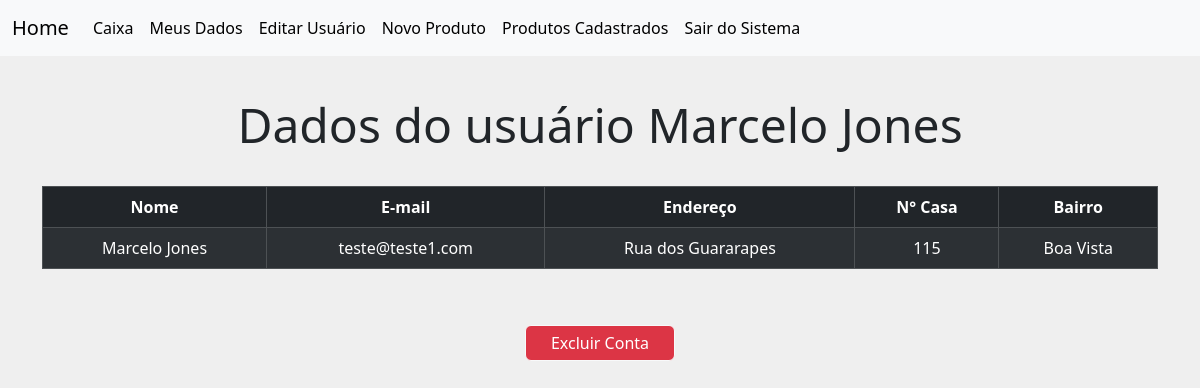
/dados_usuario/2 (signed in), run on the app's committed database.
### models/modelos.py (models this page shows, shortened)
class Usuarios(db.Model, UserMixin):
    id = db.Column(db.Integer, primary_key=True)
    nome = db.Column(db.String(60), nullable=False)
    email = db.Column(db.String(60), nullable=False, unique=True)
    endereco = db.Column(db.String(100), nullable=False)
    numcasa = db.Column(db.Integer, nullable=False)
    bairro = db.Column(db.String(60), nullable=False)
    senha = db.Column(db.String(12), nullable=False)
    def verifica_senha(self, senha):
        return check_password_hash(self.senha, senha)
    '''def verifica_senha(self, chave):
        return check_password_hash(self.senha, chave)'''

### views.py (the view)
@app.route('/dados_usuario/<int:id>')
def dados_usuario(id):
    usuario = Usuarios.query.filter_by(id=id).first()
    return render_template('usuario.html',usuario=usuario)

### models/modelos.py (called while the page is built)
@login_manager.user_loader
def get_user(user_id):
    return Usuarios.query.filter_by(id=user_id).first()

### templates/usuario.html (shortened to what this page needs)
{% extends 'bases/base_logado.html' %}
{% block customCSS %}
<link rel="stylesheet" href="{{ url_for('static', filename='css/style_lista.css')}}">
{% endblock %}
{% block content %}
    <div class="container">
        <div class="page-header pai__tit">
            <h1 class="tit__principal">Dados do usuário {{usuario.nome}}</h1>
        </div>
        <table class="table table-dark table-striped table-responsive table-bordered tabela ">
            <thead class="thead-default">
                <tr>
                    <th>Nome</th>
                    <th>E-mail</th>
                    <th>Endereço</th>
                    <th>N° Casa</th>
                    <th>Bairro</th>
                </tr>
            </thead>
            <tbody>
                    <tr>
                        <td>{{usuario.nome}}</td>
                        <td>{{usuario.email}}</td>
                        <td>{{usuario.endereco}}</td>
                        <td>{{usuario.numcasa}}</td>
                        <td>{{usuario.bairro}}</td>
                    </tr>
            </tbody>
        </table>
        <div class="pai__botoes">
            <button type="button" class="btns btn btn-danger text-white border border-light" data-bs-toggle="modal" data-bs-target="#exampleModal">
                Excluir Conta
              </button>
        </div>
    </div>
{% endblock %}

### static/css/style_lista.css (style rules this page uses)
:root { --cor-principal: #efefef; --cor-secundaria: #6B6FDE; --cor-preta: #000000; --fonte-principal: 'Montserrat', sans-serif; }
* { margin: 0; padding: 0; box-sizing: border-box; }
body { background-color: var(--cor-principal); }
.tabela { text-align: center; }
.pai__tit { display: flex; justify-content: center; padding: 2.5em 0 1.5em 0; }
.tit__principal { font-size: 48px; font-weight: 500; }
.pai__botoes { display: flex; justify-content: center; gap: 7em; padding: 2.5em 0 0 0; }
.btns { width: 150px; padding: 5px; }

### data on the page
Usuarios: nome "Marcelo Jones", email "teste@teste1.com", endereco "Rua dos Guararapes", numcasa "115", bairro "Boa Vista"
